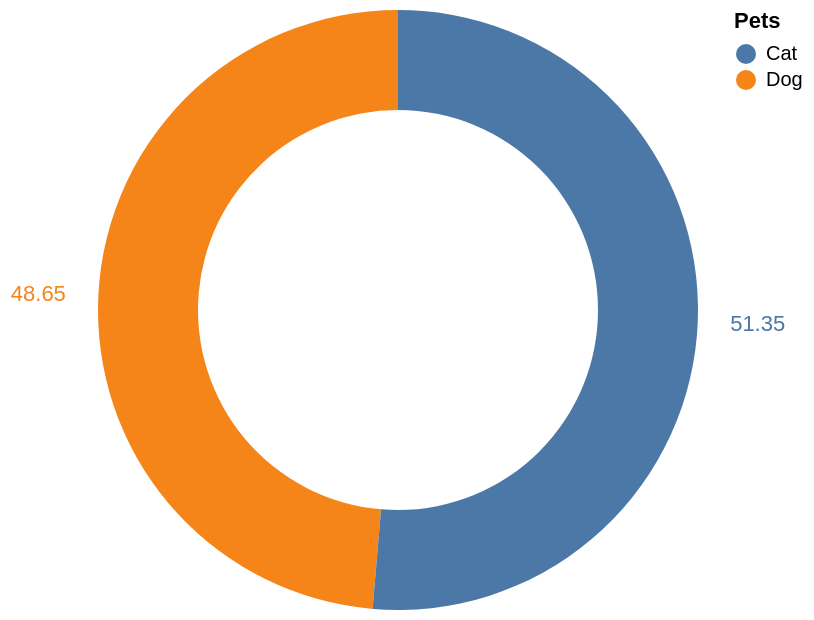

Describe this chart as a Vega-Lite specification.
### Vega-Lite specification from a JSON file in a GitHub repository (floating-point values rounded to 4 significant figures)
{"$schema": "https://vega.github.io/schema/vega-lite/v5.json", "config": {"view": {"stroke": ""}}, "width": 300, "height": 300, "description": "Overview of Dogs and Cats in US", "data": {"values": [{"Pets": "Dog", "value": 48.65, "population": 69294}, {"Pets": "Cat", "value": 51.35, "population": 73147}]}, "mark": {"type": "arc", "innerRadius": 100}, "encoding": {"theta": {"field": "value", "type": "quantitative", "stack": true}, "color": {"field": "Pets", "type": "nominal"}, "tooltip": [{"field": "Pets", "type": "nominal", "title": "Pets"}, {"field": "population", "type": "quantitative", "format": ",", "title": "Pets Population (1000s)"}]}, "layer": [{"mark": {"type": "arc", "innerRadius": 100}}, {"mark": {"type": "text", "radius": 180}, "encoding": {"text": {"field": "value", "type": "quantitative"}}}]}
